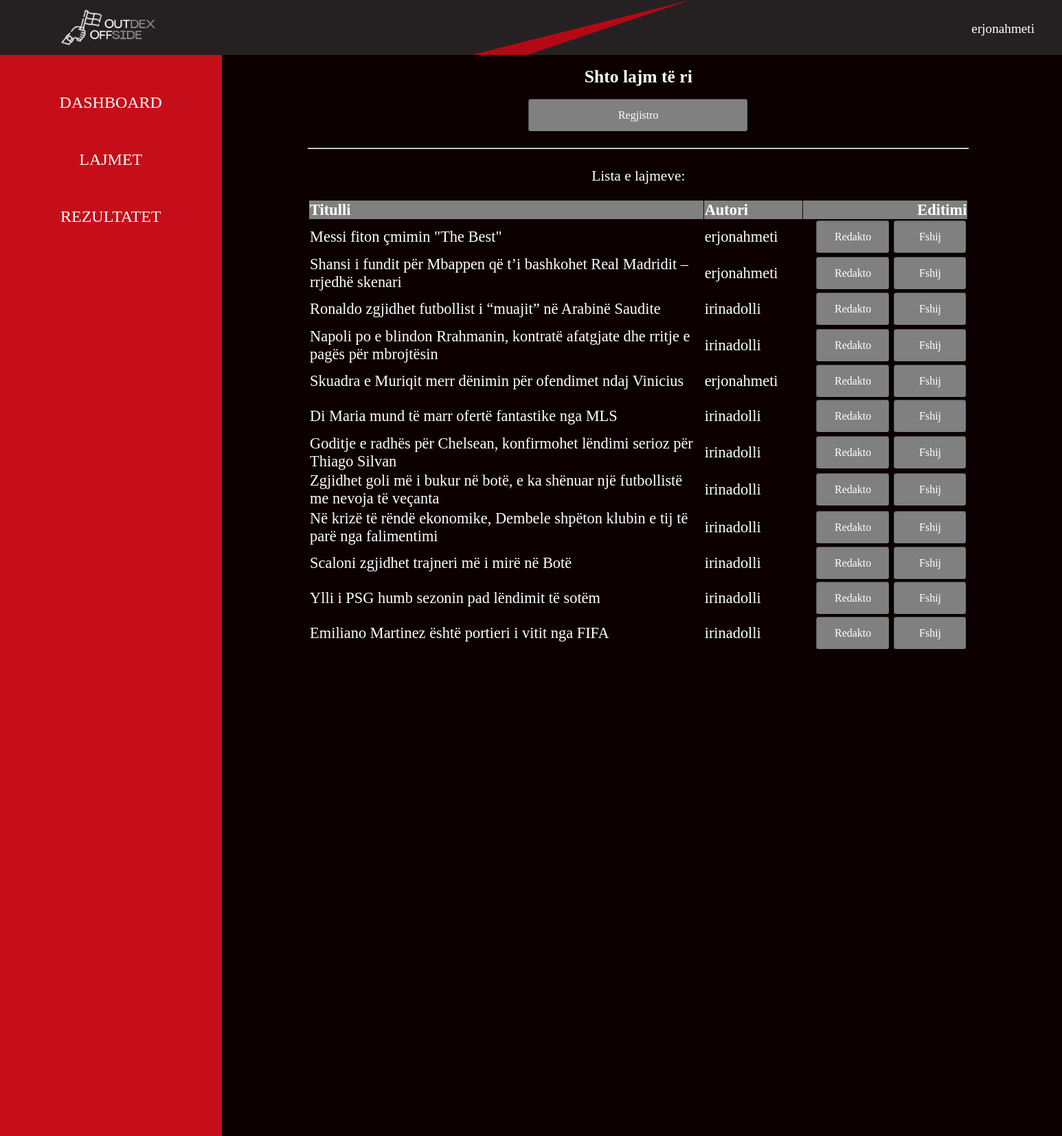
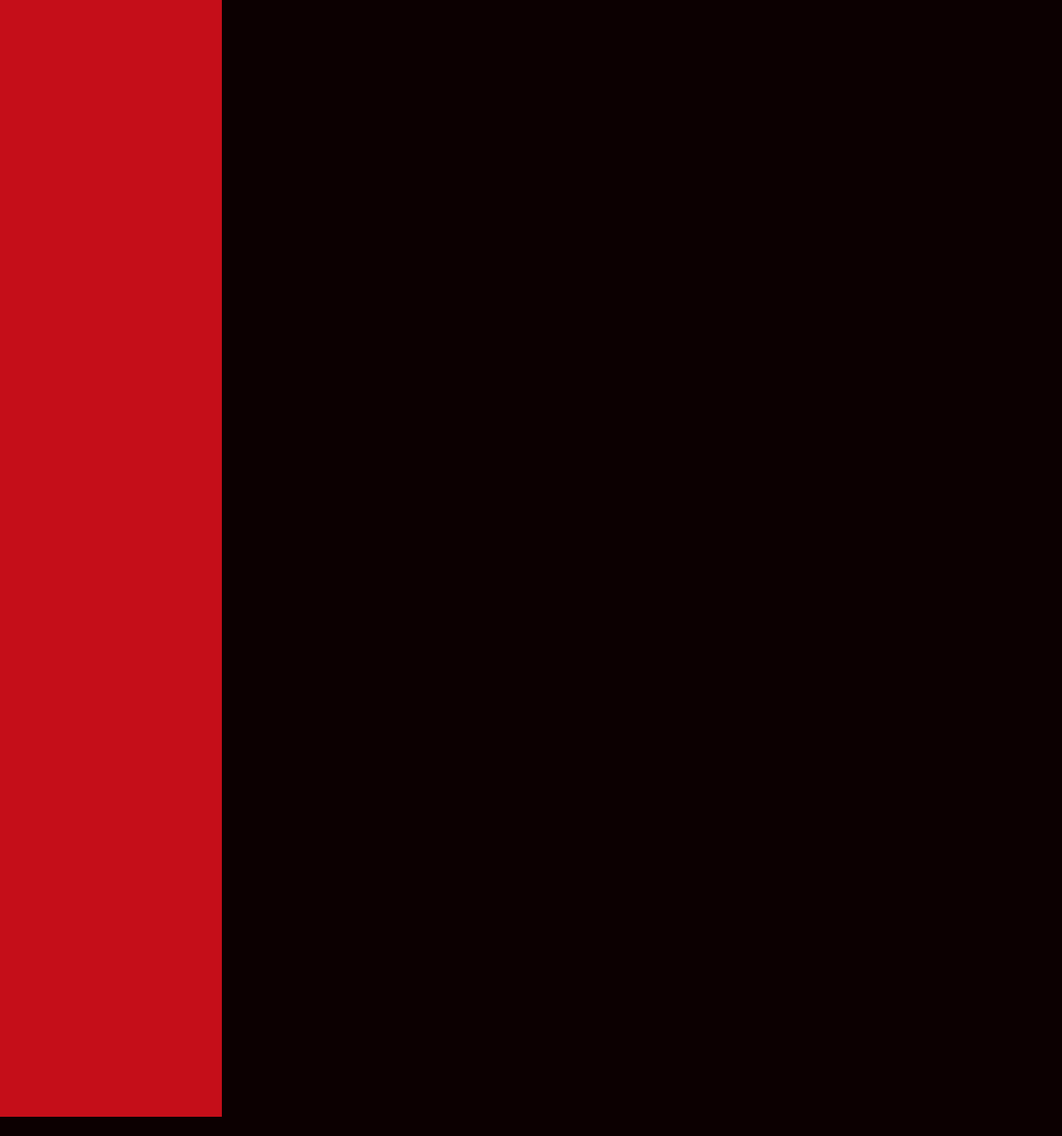
Screenshot of /dashboard-lajmet.php (signed in) with the database file from the repository (2 pictures, top to bottom).
### tables this page shows
CREATE TABLE `lajmi` (
  `lajmi_id` int(11) NOT NULL,
  `lajmi_titull` varchar(255) NOT NULL,
  `lajmi_permbajtja` text NOT NULL,
  `autori` varchar(120) NOT NULL,
  `datapostimit` datetime NOT NULL,
  `lajmi_foto` varchar(255) NOT NULL
);

### dashboard-lajmet.php (the view, shortened to what this page needs)
<?php
    require "databaza.php";
    $query= mysqli_query($con,"SELECT * FROM lajmi")
?>
<!DOCTYPE html>
<html lang="en" style="height: 100%;">
<head>
    <link rel="stylesheet" href="style.css">
</head>
<body style="background-color: #0C0001; zoom: 80%; margin-left:0%; margin-bottom:0%;">
    <div class="navbar" style="margin-bottom: 0;">
    <div class="top-menu">
        <div class="logo">
            <a href="index.php">
            <img src="Icons/outdex-offside-logo.png" alt="logo">
            </a>
        </div>
        <div class="red-stroke">
            <img src="Icons/stroke.png">
        </div>
        <?php
            if(empty($_SESSION["loggedin"])){
                echo '<div class="login-class">
                <img id="user-icon" src="Icons/user.png">
                <a id="login-href" href="login.php">KYCU</a>
                </div>';
            } else {
                $username = $_SESSION["username"];
                echo '<div class="login-class">
                <a id="login-href" href="user.php">'.$username.'</a>
                </div>';
            }
        ?>
    </div>
</div>
            <div style="width: 1920px; height: 100vh; display: flex; flex-direction:row;">
                <div class="dashboard-menu" style="height: 500vh;">
                    <a class="menu-dash" href="dashboard.php">DASHBOARD</a>
                    <a class="menu-dash" href="dashboard-lajmet.php">LAJMET</a>
                    <a class="menu-dash" href="dashboard-rezultatet.php">REZULTATET</a>
                </div>
                <div class="dashboard-windows">
                    <div style="align-self: flex-start; display: flex; flex-direction:column; justify-content:center; align-items:center;">
                        <h1 style="color:white; font-family:Britanica;">Shto lajm të ri</h1>
                        <a href="insert-lajm.php"><button class="button-signup" style="width: 400px; margin-bottom: 20px;">Regjistro</button></a>
                        <hr style="width:1200px;">
                        <p style="color:white; font-family:Britanica; font-size: 20pt;">Lista e lajmeve:</p>
                        <table style="width: 1200px; text-align:left;">
                            <tr style="background-color: gray;">
                                <th style="color:white; font-family:Britanica; font-size: 28px; border-bottom: 2px white; width: 60%">Titulli</th>
                                <th style="color:white; font-family:Britanica; font-size: 28px; width: 15%">Autori</th>
                                <th style="color:white; font-family:Britanica; text-align: right; font-size: 28px; width: 25%">Editimi</th>
                            </tr>
                            <?php
                                while($rows = mysqli_fetch_assoc($query)){ ?>
                                <tr>
                                <td style="color:white; font-family:Britanica; font-size: 28px;"><?php echo $rows['lajmi_titull'];?> </td>
                                <td style="color:white; font-family:Britanica; font-size: 28px;"><?php echo $rows['autori'];?> </td>
                                <td style="color:white; font-family:Britanica; text-align: right; font-size: 28px;">
                                    <a href="edit-lajm.php?id=<?php echo $rows['lajmi_id']?>"><button class="button-signup" style="width: 45%;" >Redakto</button></a>
                                    <a href="delete-lajm.php?id=<?php echo $rows['lajmi_id']?>" style="font-size: 0px;">"<button class="button-signup" style="width: 45%;" >Fshij</button></a>
                                </td>
                                </tr>
                                <?php }
                            ?>
                        </table>
</body>
</html>

### style.css (style rules this page uses)
.navbar { overflow: hidden; position: fixed; top: 0; width: 100%; float: left; margin: 0 0 1em 0; padding: 0; left: 0; }
.logo { margin-left: 5%; margin-right: 50px; display: flex; align-items: center; }
.top-menu { margin: 0px; background-color: #252122; display: flex; flex-direction: row; flex-wrap: wrap; justify-content: center; align-items: center; width: auto; height: 100px; gap: 50px; font-family: Britanica; text-decoration: none; }
.red-stroke { margin-left: auto; height: auto; width: auto; }
.login-class { margin-left: auto; margin-right: 50px; display: flex; align-items: center; gap: 10px; }
#login-href { color: white; font-size: 24px; text-decoration: none; }
.button-signup { background-color: gray; font-family: Britanica; color: white; font-size: 20px; height: 60px; text-align: center; border-radius: 5px; }
.dashboard-menu { display: flex; flex-direction: column; background-color: #C50E19; width: 21%; height: 100%; justify-self: left; align-items: center; }
.menu-dash { margin-top: 70px; color: white; text-decoration: none; font-family: Britanica; font-size: 30px; }
.dashboard-windows { display: flex; width: 79%; background-color: #0C0001; height: 100%; flex-direction: row; justify-content: space-around; align-items: center; }

### dashboard-lajmet.php (style rules this page uses)
html, body { min-height: 100%; height: 100%; }

### rows the page displays
lajmi: lajmi_titull "Messi fiton çmimin \"The Best\"", autori "erjonahmeti"
lajmi: lajmi_titull "Shansi i fundit për Mbappen që t’i bashkohet Real Madridit – rrjedhë skenari", autori "erjonahmeti"
lajmi: lajmi_titull "Ronaldo zgjidhet futbollist i “muajit” në Arabinë Saudite", autori "irinadolli"
lajmi: lajmi_titull "Napoli po e blindon Rrahmanin, kontratë afatgjate dhe rritje e pagës për mbrojtësin", autori "irinadolli"
lajmi: lajmi_titull "Skuadra e Muriqit merr dënimin për ofendimet ndaj Vinicius", autori "erjonahmeti"
lajmi: lajmi_titull "Di Maria mund të marr ofertë fantastike nga MLS", autori "irinadolli"
lajmi: lajmi_titull "Goditje e radhës për Chelsean, konfirmohet lëndimi serioz për Thiago Silvan", autori "irinadolli"
lajmi: lajmi_titull "Zgjidhet goli më i bukur në botë, e ka shënuar një futbollistë me nevoja të veçanta", autori "irinadolli"
lajmi: lajmi_titull "Në krizë të rëndë ekonomike, Dembele shpëton klubin e tij të parë nga falimentimi", autori "irinadolli"
lajmi: lajmi_titull "Scaloni zgjidhet trajneri më i mirë në Botë", autori "irinadolli"
lajmi: lajmi_titull "Ylli i PSG humb sezonin pad lëndimit të sotëm", autori "irinadolli"
lajmi: lajmi_titull "Emiliano Martinez është portieri i vitit nga FIFA", autori "irinadolli"

### other values shown
$username "erjonahmeti"
